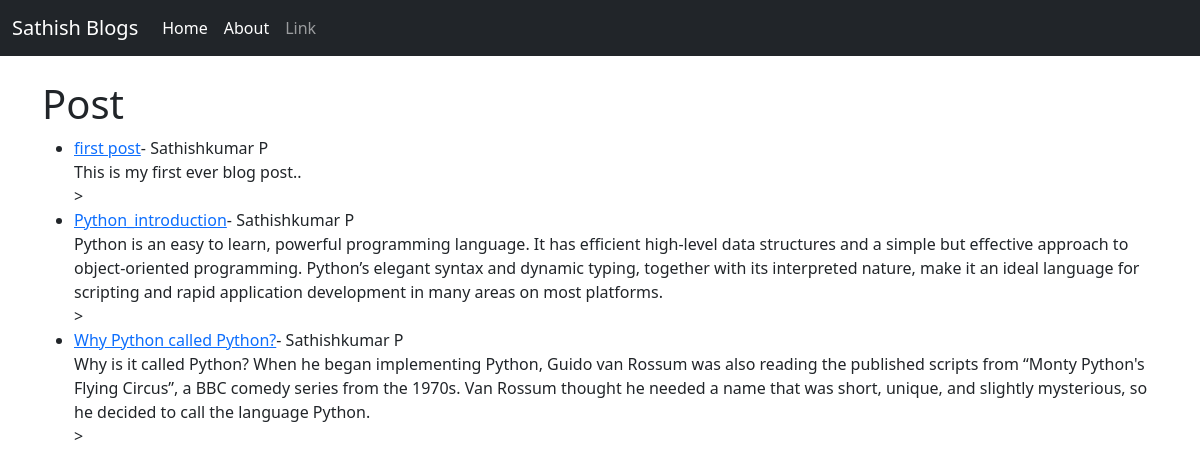
The page / on the database its author committed.
### blog/models.py (models this page shows, shortened)
class Post(models.Model):
    title = models.CharField(max_length=200, unique=True)
    author = models.ForeignKey(User, on_delete= models.CASCADE,related_name='blog_posts')
    content = models.TextField()

### blog/views.py (the view)
# urls.py: path('', HomeView.as_view(), name="home"),
class HomeView(ListView):
    model = Post
    template_name = 'home.html'

### blog/templates/home.html
{% extends 'base.html' %}
{% block content %}
<h1>Post</h1>
<ul>{% for post in object_list %}
    <li><a href="{% url 'article_details' post.pk %}"> {{ post.title }}</a>- {{ post.author.first_name }}
        {{ post.author.last_name }}<br/>
        {{ post.content }}</li>>
{% endfor %}</ul>
{% endblock %}

### blog/templates/base.html (shortened to what this page needs)
<!doctype html>
<html lang="en">
  <head>
    <link href="https://cdn.jsdelivr.net/npm/bootstrap@5.0.2/dist/css/bootstrap.min.css" rel="stylesheet">
  </head>
  <body>
    <nav class="navbar navbar-expand-lg navbar-dark bg-dark">
  <div class="container-fluid">
    <a class="navbar-brand" href="{% url 'home' %}">Sathish Blogs</a>
    <div class="collapse navbar-collapse" id="navbarSupportedContent">
      <ul class="navbar-nav me-auto mb-2 mb-lg-0">
        <li class="nav-item">
          <a class="nav-link active" aria-current="page" href="{% url 'home' %}">Home</a>
        </li>
        <li class="nav-item">
          <a class="nav-link active" aria-current="page" href="{% url 'about' %}">About</a>
        </li>
        <li class="nav-item">
          <a class="nav-link" href="#">Link</a>
        </li>
      </ul>
    </div>
  </div>
</nav>
    <br/>
    <div class = 'container'>
    {% block content %}
    {% endblock %}
    </div>
  </body>
</html>

### rows shown on the page
Post: title "first post", author.first_name "Sathishkumar", author.last_name "P", content "This is my first ever blog post.."
Post: title "Python_introduction", author.first_name "Sathishkumar", author.last_name "P", content "Python is an easy to learn, powerful programming language. It has efficient high-level data structures and a simple but effective approach to object-oriented programming. Python’s elegant syntax and dynamic typing, together with its interpreted nature, make it an ideal language for scripting and rapid application development in many areas on most platforms."
Post: title "Why Python called Python?", author.first_name "Sathishkumar", author.last_name "P", content "Why is it called Python? When he began implementing Python, Guido van Rossum was also reading the published scripts from “Monty Python's Flying Circus”, a BBC comedy series from the 1970s. Van Rossum thought he needed a name that was short, unique, and slightly mysterious, so he decided to call the language Python."
